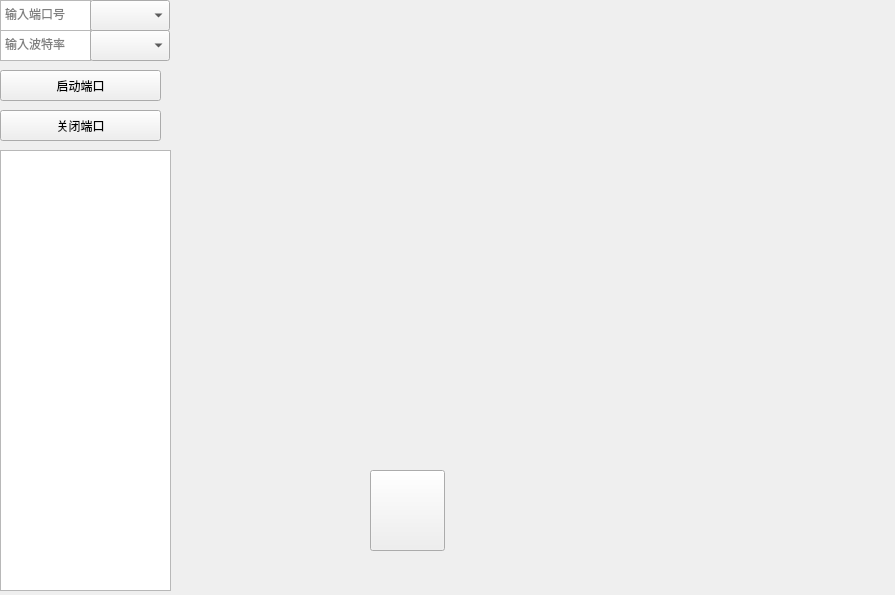
<?xml version="1.0" encoding="UTF-8"?>
<ui version="4.0">
 <class>MainWindow</class>
 <widget class="QMainWindow" name="MainWindow">
  <property name="geometry">
   <rect>
    <x>0</x>
    <y>0</y>
    <width>895</width>
    <height>595</height>
   </rect>
  </property>
  <property name="windowTitle">
   <string>MainWindow</string>
  </property>
  <widget class="QWidget" name="centralwidget">
   <widget class="QTextEdit" name="ComName">
    <property name="geometry">
     <rect>
      <x>0</x>
      <y>0</y>
      <width>91</width>
      <height>31</height>
     </rect>
    </property>
    <property name="placeholderText">
     <string>输入端口号</string>
    </property>
   </widget>
   <widget class="QTextEdit" name="BaudName">
    <property name="geometry">
     <rect>
      <x>0</x>
      <y>30</y>
      <width>91</width>
      <height>31</height>
     </rect>
    </property>
    <property name="placeholderText">
     <string>输入波特率</string>
    </property>
   </widget>
   <widget class="QPushButton" name="start">
    <property name="geometry">
     <rect>
      <x>0</x>
      <y>70</y>
      <width>161</width>
      <height>31</height>
     </rect>
    </property>
    <property name="text">
     <string>启动端口</string>
    </property>
   </widget>
   <widget class="QComboBox" name="port_combo">
    <property name="geometry">
     <rect>
      <x>90</x>
      <y>0</y>
      <width>80</width>
      <height>31</height>
     </rect>
    </property>
   </widget>
   <widget class="QComboBox" name="baud_combo">
    <property name="geometry">
     <rect>
      <x>90</x>
      <y>30</y>
      <width>80</width>
      <height>31</height>
     </rect>
    </property>
   </widget>
   <widget class="QGraphicsView" name="image">
    <property name="geometry">
     <rect>
      <x>0</x>
      <y>150</y>
      <width>171</width>
      <height>441</height>
     </rect>
    </property>
   </widget>
   <widget class="QPushButton" name="close">
    <property name="geometry">
     <rect>
      <x>0</x>
      <y>110</y>
      <width>161</width>
      <height>31</height>
     </rect>
    </property>
    <property name="text">
     <string>关闭端口</string>
    </property>
   </widget>
   <widget class="QWidget" name="plotWidget" native="true">
    <property name="geometry">
     <rect>
      <x>170</x>
      <y>0</y>
      <width>731</width>
      <height>221</height>
     </rect>
    </property>
   </widget>
   <widget class="QWidget" name="cube3dContainer" native="true">
    <property name="geometry">
     <rect>
      <x>180</x>
      <y>429</y>
      <width>171</width>
      <height>161</height>
     </rect>
    </property>
   </widget>
   <widget class="QPushButton" name="reset_button">
    <property name="geometry">
     <rect>
      <x>370</x>
      <y>470</y>
      <width>75</width>
      <height>81</height>
     </rect>
    </property>
    <property name="text">
     <string/>
    </property>
    <property name="icon">
     <iconset>
      <normaloff>resource/reset.svg</normaloff>resource/reset.svg</iconset>
    </property>
   </widget>
   <widget class="QWidget" name="plotWidget2" native="true">
    <property name="geometry">
     <rect>
      <x>170</x>
      <y>220</y>
      <width>721</width>
      <height>221</height>
     </rect>
    </property>
   </widget>
  </widget>
 </widget>
 <resources/>
 <connections/>
</ui>
